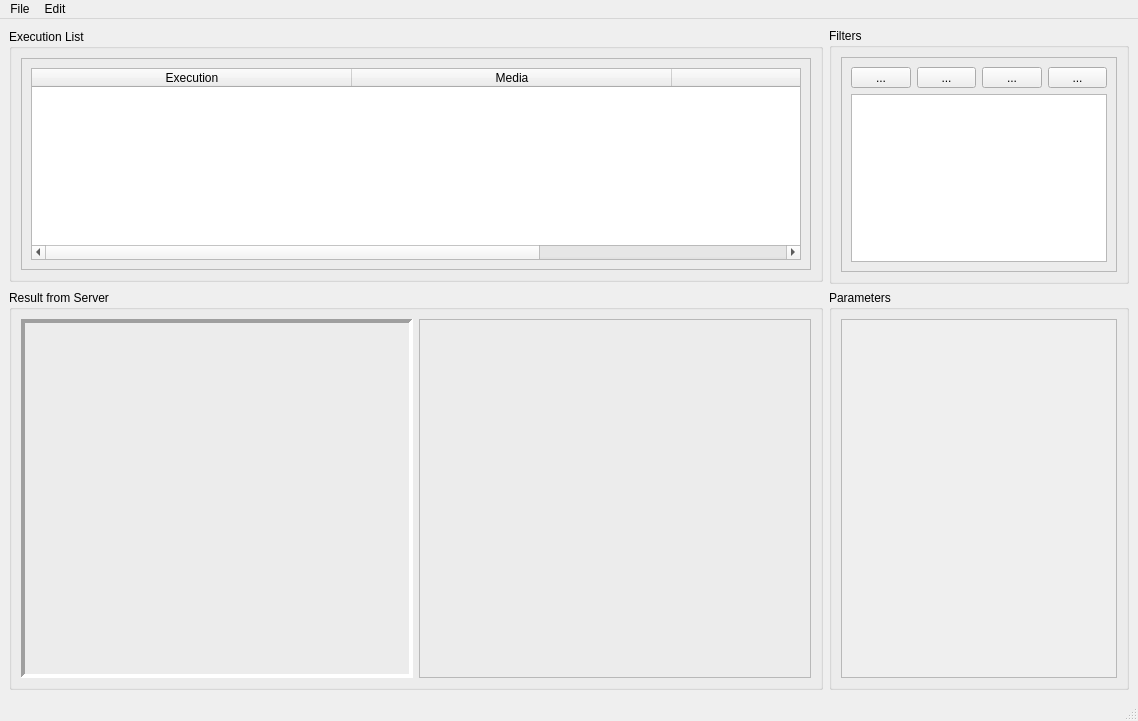
<?xml version="1.0" encoding="UTF-8"?>
<ui version="4.0">
 <class>MainWindow</class>
 <widget class="QMainWindow" name="MainWindow">
  <property name="geometry">
   <rect>
    <x>0</x>
    <y>0</y>
    <width>1138</width>
    <height>721</height>
   </rect>
  </property>
  <property name="windowTitle">
   <string>Vision Client - SONIA AUV ETS</string>
  </property>
  <property name="windowIcon">
   <iconset theme="camera-web">
    <normaloff/>
   </iconset>
  </property>
  <property name="iconSize">
   <size>
    <width>64</width>
    <height>64</height>
   </size>
  </property>
  <widget class="QWidget" name="central_widget">
   <layout class="QGridLayout" name="gridLayout">
    <item row="0" column="0">
     <widget class="QGroupBox" name="execution_groupbox">
      <property name="sizePolicy">
       <sizepolicy hsizetype="MinimumExpanding" vsizetype="Fixed">
        <horstretch>0</horstretch>
        <verstretch>0</verstretch>
       </sizepolicy>
      </property>
      <property name="minimumSize">
       <size>
        <width>800</width>
        <height>250</height>
       </size>
      </property>
      <property name="baseSize">
       <size>
        <width>0</width>
        <height>0</height>
       </size>
      </property>
      <property name="title">
       <string>Execution List</string>
      </property>
      <layout class="QVBoxLayout" name="verticalLayout_2">
       <item>
        <widget class="QFrame" name="execution_frame">
         <property name="sizePolicy">
          <sizepolicy hsizetype="MinimumExpanding" vsizetype="MinimumExpanding">
           <horstretch>0</horstretch>
           <verstretch>0</verstretch>
          </sizepolicy>
         </property>
         <property name="frameShape">
          <enum>QFrame::StyledPanel</enum>
         </property>
         <property name="frameShadow">
          <enum>QFrame::Raised</enum>
         </property>
         <layout class="QVBoxLayout" name="verticalLayout_3">
          <item>
           <widget class="vision_client::ExecutionContainer" name="execution_container">
            <property name="sizePolicy">
             <sizepolicy hsizetype="MinimumExpanding" vsizetype="MinimumExpanding">
              <horstretch>0</horstretch>
              <verstretch>0</verstretch>
             </sizepolicy>
            </property>
            <property name="selectionBehavior">
             <enum>QAbstractItemView::SelectRows</enum>
            </property>
            <property name="showGrid">
             <bool>true</bool>
            </property>
            <property name="sortingEnabled">
             <bool>true</bool>
            </property>
            <property name="wordWrap">
             <bool>true</bool>
            </property>
            <attribute name="horizontalHeaderVisible">
             <bool>true</bool>
            </attribute>
            <attribute name="horizontalHeaderCascadingSectionResizes">
             <bool>true</bool>
            </attribute>
            <attribute name="horizontalHeaderDefaultSectionSize">
             <number>320</number>
            </attribute>
            <attribute name="horizontalHeaderHighlightSections">
             <bool>true</bool>
            </attribute>
            <attribute name="horizontalHeaderShowSortIndicator" stdset="0">
             <bool>true</bool>
            </attribute>
            <attribute name="horizontalHeaderStretchLastSection">
             <bool>true</bool>
            </attribute>
            <attribute name="verticalHeaderVisible">
             <bool>false</bool>
            </attribute>
            <attribute name="verticalHeaderCascadingSectionResizes">
             <bool>false</bool>
            </attribute>
            <attribute name="verticalHeaderShowSortIndicator" stdset="0">
             <bool>false</bool>
            </attribute>
            <column>
             <property name="text">
              <string>Execution</string>
             </property>
            </column>
            <column>
             <property name="text">
              <string>Media</string>
             </property>
            </column>
            <column>
             <property name="text">
              <string>Filter Chain</string>
             </property>
            </column>
           </widget>
          </item>
         </layout>
        </widget>
       </item>
      </layout>
     </widget>
    </item>
    <item row="0" column="1">
     <widget class="QGroupBox" name="filter_group_box">
      <property name="sizePolicy">
       <sizepolicy hsizetype="Fixed" vsizetype="Fixed">
        <horstretch>0</horstretch>
        <verstretch>0</verstretch>
       </sizepolicy>
      </property>
      <property name="minimumSize">
       <size>
        <width>300</width>
        <height>250</height>
       </size>
      </property>
      <property name="title">
       <string>Filters</string>
      </property>
      <layout class="QVBoxLayout" name="verticalLayout">
       <property name="spacing">
        <number>0</number>
       </property>
       <item>
        <widget class="QFrame" name="filter_frame">
         <property name="enabled">
          <bool>true</bool>
         </property>
         <property name="sizePolicy">
          <sizepolicy hsizetype="MinimumExpanding" vsizetype="MinimumExpanding">
           <horstretch>0</horstretch>
           <verstretch>0</verstretch>
          </sizepolicy>
         </property>
         <property name="minimumSize">
          <size>
           <width>0</width>
           <height>0</height>
          </size>
         </property>
         <property name="frameShape">
          <enum>QFrame::StyledPanel</enum>
         </property>
         <property name="frameShadow">
          <enum>QFrame::Raised</enum>
         </property>
         <property name="lineWidth">
          <number>0</number>
         </property>
         <layout class="QVBoxLayout" name="verticalLayout_6">
          <item>
           <layout class="QVBoxLayout" name="verticalLayout_4">
            <item>
             <layout class="QHBoxLayout" name="horizontalLayout">
              <item>
               <widget class="QToolButton" name="filter_button_add">
                <property name="sizePolicy">
                 <sizepolicy hsizetype="Expanding" vsizetype="Fixed">
                  <horstretch>0</horstretch>
                  <verstretch>0</verstretch>
                 </sizepolicy>
                </property>
                <property name="text">
                 <string>...</string>
                </property>
                <property name="icon">
                 <iconset theme="list-add"/>
                </property>
                <property name="iconSize">
                 <size>
                  <width>16</width>
                  <height>16</height>
                 </size>
                </property>
               </widget>
              </item>
              <item>
               <widget class="QToolButton" name="filter_button_remove">
                <property name="sizePolicy">
                 <sizepolicy hsizetype="Expanding" vsizetype="Fixed">
                  <horstretch>0</horstretch>
                  <verstretch>0</verstretch>
                 </sizepolicy>
                </property>
                <property name="text">
                 <string>...</string>
                </property>
                <property name="icon">
                 <iconset theme="list-remove"/>
                </property>
               </widget>
              </item>
              <item>
               <widget class="QToolButton" name="filter_arrow_up">
                <property name="sizePolicy">
                 <sizepolicy hsizetype="Expanding" vsizetype="Fixed">
                  <horstretch>0</horstretch>
                  <verstretch>0</verstretch>
                 </sizepolicy>
                </property>
                <property name="text">
                 <string>...</string>
                </property>
                <property name="icon">
                 <iconset theme="go-up">
                  <normaloff/>
                 </iconset>
                </property>
                <property name="iconSize">
                 <size>
                  <width>16</width>
                  <height>16</height>
                 </size>
                </property>
               </widget>
              </item>
              <item>
               <widget class="QToolButton" name="filter_arrow_down">
                <property name="sizePolicy">
                 <sizepolicy hsizetype="Expanding" vsizetype="Fixed">
                  <horstretch>0</horstretch>
                  <verstretch>0</verstretch>
                 </sizepolicy>
                </property>
                <property name="text">
                 <string>...</string>
                </property>
                <property name="icon">
                 <iconset theme="go-down">
                  <normaloff/>
                 </iconset>
                </property>
                <property name="iconSize">
                 <size>
                  <width>16</width>
                  <height>16</height>
                 </size>
                </property>
               </widget>
              </item>
             </layout>
            </item>
            <item>
             <widget class="vision_client::FilterContainer" name="filter_container">
              <property name="sizePolicy">
               <sizepolicy hsizetype="MinimumExpanding" vsizetype="MinimumExpanding">
                <horstretch>0</horstretch>
                <verstretch>0</verstretch>
               </sizepolicy>
              </property>
              <property name="minimumSize">
               <size>
                <width>0</width>
                <height>0</height>
               </size>
              </property>
              <property name="maximumSize">
               <size>
                <width>16777215</width>
                <height>200</height>
               </size>
              </property>
             </widget>
            </item>
           </layout>
          </item>
         </layout>
        </widget>
       </item>
      </layout>
     </widget>
    </item>
    <item row="1" column="1">
     <widget class="QGroupBox" name="parameter_groupbox">
      <property name="sizePolicy">
       <sizepolicy hsizetype="Fixed" vsizetype="MinimumExpanding">
        <horstretch>0</horstretch>
        <verstretch>0</verstretch>
       </sizepolicy>
      </property>
      <property name="minimumSize">
       <size>
        <width>300</width>
        <height>0</height>
       </size>
      </property>
      <property name="title">
       <string>Parameters</string>
      </property>
      <layout class="QVBoxLayout" name="verticalLayout_5">
       <item>
        <widget class="vision_client::ParameterContainer" name="parameter_container">
         <property name="layoutDirection">
          <enum>Qt::LeftToRight</enum>
         </property>
         <property name="midLineWidth">
          <number>0</number>
         </property>
         <property name="verticalScrollBarPolicy">
          <enum>Qt::ScrollBarAsNeeded</enum>
         </property>
         <property name="horizontalScrollBarPolicy">
          <enum>Qt::ScrollBarAlwaysOff</enum>
         </property>
         <property name="widgetResizable">
          <bool>true</bool>
         </property>
         <property name="alignment">
          <set>Qt::AlignLeading|Qt::AlignLeft|Qt::AlignTop</set>
         </property>
         <widget class="QWidget" name="parameter_container_widget">
          <property name="geometry">
           <rect>
            <x>0</x>
            <y>0</y>
            <width>272</width>
            <height>362</height>
           </rect>
          </property>
          <layout class="QVBoxLayout" name="parameter_layout">
           <property name="spacing">
            <number>4</number>
           </property>
           <property name="leftMargin">
            <number>9</number>
           </property>
           <property name="topMargin">
            <number>9</number>
           </property>
          </layout>
         </widget>
        </widget>
       </item>
      </layout>
     </widget>
    </item>
    <item row="1" column="0">
     <widget class="QGroupBox" name="result_groupbox">
      <property name="minimumSize">
       <size>
        <width>800</width>
        <height>400</height>
       </size>
      </property>
      <property name="title">
       <string>Result from Server</string>
      </property>
      <layout class="QHBoxLayout" name="horizontalLayout_2">
       <item>
        <widget class="vision_client::FocusedFrameController" name="video_frame_left">
         <property name="minimumSize">
          <size>
           <width>0</width>
           <height>20</height>
          </size>
         </property>
         <property name="frameShape">
          <enum>QFrame::Panel</enum>
         </property>
         <property name="frameShadow">
          <enum>QFrame::Sunken</enum>
         </property>
         <property name="lineWidth">
          <number>4</number>
         </property>
         <layout class="QVBoxLayout" name="verticalLayout_8"/>
        </widget>
       </item>
       <item>
        <widget class="vision_client::FocusedFrameController" name="video_frame_right">
         <property name="frameShape">
          <enum>QFrame::StyledPanel</enum>
         </property>
         <property name="frameShadow">
          <enum>QFrame::Raised</enum>
         </property>
         <property name="lineWidth">
          <number>0</number>
         </property>
         <layout class="QVBoxLayout" name="verticalLayout_10"/>
        </widget>
       </item>
      </layout>
     </widget>
    </item>
   </layout>
  </widget>
  <widget class="QStatusBar" name="statusbar"/>
  <widget class="QMenuBar" name="menubar">
   <property name="geometry">
    <rect>
     <x>0</x>
     <y>0</y>
     <width>1138</width>
     <height>25</height>
    </rect>
   </property>
   <widget class="QMenu" name="menu_file">
    <property name="title">
     <string>File</string>
    </property>
    <addaction name="action_save_filter_chain"/>
    <addaction name="separator"/>
    <addaction name="action_quit"/>
   </widget>
   <widget class="QMenu" name="menu_edit">
    <property name="title">
     <string>Edit</string>
    </property>
    <addaction name="action_reload_executions"/>
    <addaction name="action_create_execution"/>
    <addaction name="action_stop_execution"/>
    <addaction name="separator"/>
    <addaction name="action_manage_filter_chains"/>
   </widget>
   <addaction name="menu_file"/>
   <addaction name="menu_edit"/>
  </widget>
  <action name="action_quit">
   <property name="enabled">
    <bool>true</bool>
   </property>
   <property name="icon">
    <iconset theme="application-exit">
     <normaloff/>
    </iconset>
   </property>
   <property name="text">
    <string>&amp;Quit</string>
   </property>
   <property name="shortcut">
    <string>Ctrl+Q</string>
   </property>
   <property name="iconVisibleInMenu">
    <bool>true</bool>
   </property>
  </action>
  <action name="action_save_filter_chain">
   <property name="enabled">
    <bool>true</bool>
   </property>
   <property name="icon">
    <iconset theme="document-save">
     <normaloff/>
    </iconset>
   </property>
   <property name="text">
    <string>&amp;Save Filter Chain</string>
   </property>
   <property name="shortcut">
    <string>Ctrl+S</string>
   </property>
   <property name="iconVisibleInMenu">
    <bool>true</bool>
   </property>
  </action>
  <action name="action_create_execution">
   <property name="enabled">
    <bool>true</bool>
   </property>
   <property name="icon">
    <iconset theme="list-add">
     <normaloff/>
    </iconset>
   </property>
   <property name="text">
    <string>Create an Execution</string>
   </property>
   <property name="shortcut">
    <string>Ctrl+N</string>
   </property>
   <property name="iconVisibleInMenu">
    <bool>true</bool>
   </property>
  </action>
  <action name="action_reload_executions">
   <property name="enabled">
    <bool>true</bool>
   </property>
   <property name="icon">
    <iconset theme="view-refresh">
     <normaloff/>
    </iconset>
   </property>
   <property name="text">
    <string>Reload Executions</string>
   </property>
   <property name="shortcut">
    <string>F5</string>
   </property>
   <property name="iconVisibleInMenu">
    <bool>true</bool>
   </property>
  </action>
  <action name="action_manage_filter_chains">
   <property name="enabled">
    <bool>true</bool>
   </property>
   <property name="icon">
    <iconset theme="document-properties">
     <normaloff/>
    </iconset>
   </property>
   <property name="text">
    <string>Manage Filter Chains</string>
   </property>
   <property name="iconVisibleInMenu">
    <bool>true</bool>
   </property>
  </action>
  <action name="action_stop_execution">
   <property name="enabled">
    <bool>true</bool>
   </property>
   <property name="icon">
    <iconset theme="stop">
     <normaloff/>
    </iconset>
   </property>
   <property name="text">
    <string>Stop Execution</string>
   </property>
   <property name="shortcut">
    <string>Del</string>
   </property>
   <property name="iconVisibleInMenu">
    <bool>true</bool>
   </property>
  </action>
 </widget>
 <customwidgets>
  <customwidget>
   <class>vision_client::ExecutionContainer</class>
   <extends>QTableWidget</extends>
   <header>execution_container.h</header>
   <container>1</container>
  </customwidget>
  <customwidget>
   <class>vision_client::FilterContainer</class>
   <extends>QListWidget</extends>
   <header>filter_container.h</header>
   <container>1</container>
  </customwidget>
  <customwidget>
   <class>vision_client::ParameterContainer</class>
   <extends>QScrollArea</extends>
   <header>parameter_container.h</header>
   <container>1</container>
  </customwidget>
  <customwidget>
   <class>vision_client::FocusedFrameController</class>
   <extends>QFrame</extends>
   <header>focused_frame_controller.h</header>
   <container>1</container>
   <slots>
    <signal>recordButtonClicked(FocusedFrameController*)</signal>
    <signal>screenshotButtonClicked(FocusedFrameController*)</signal>
    <signal>clicked(FocusedFrameController*)</signal>
    <slot>onRecordButtonClicked()</slot>
    <slot>onScreenshotButtonClicked()</slot>
   </slots>
  </customwidget>
 </customwidgets>
 <resources/>
 <connections/>
 <slots>
  <slot>onStopExecutionToggled()</slot>
  <slot>onCreateExecutionToggled()</slot>
  <slot>onCreateExecutionAccepted()</slot>
  <slot>onManageFilterChainsToggled()</slot>
  <slot>onSaveFilterChainToggled()</slot>
  <slot>onReloadExecutionsToggled()</slot>
  <slot>onResultChanged(QString,QString)</slot>
  <slot>onImageChanged(cv::Mat*,cv::Mat*)</slot>
  <slot>onScreenshotButtonClicked(FocusedFrameController*)</slot>
  <slot>onRecordVideoClicked(FocusedFrameController*)</slot>
  <slot>onVideoFrameClicked(FocusedFrameController*)</slot>
  <slot>onParameterChanged(Parameter*)</slot>
  <slot>onFilterChanged(Filter*)</slot>
  <slot>onExecutionChanged(Execution*)</slot>
 </slots>
</ui>
